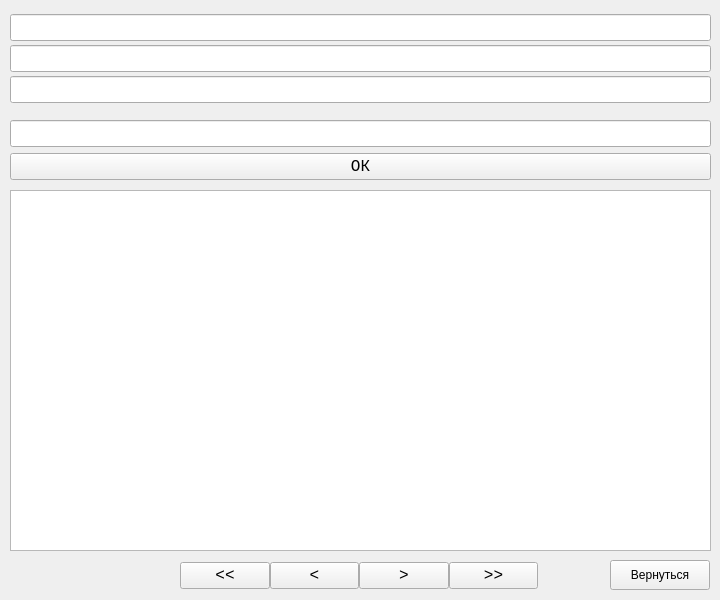
<?xml version="1.0" encoding="UTF-8"?>
<ui version="4.0">
 <class>algorithm</class>
 <widget class="QWidget" name="algorithm">
  <property name="geometry">
   <rect>
    <x>0</x>
    <y>0</y>
    <width>720</width>
    <height>600</height>
   </rect>
  </property>
  <property name="windowTitle">
   <string>Form</string>
  </property>
  <widget class="QWidget" name="verticalLayoutWidget">
   <property name="geometry">
    <rect>
     <x>10</x>
     <y>10</y>
     <width>701</width>
     <height>99</height>
    </rect>
   </property>
   <layout class="QVBoxLayout" name="Init">
    <property name="spacing">
     <number>0</number>
    </property>
    <item>
     <widget class="QLineEdit" name="str">
      <property name="font">
       <font>
        <family>Monospace</family>
        <pointsize>12</pointsize>
        <weight>75</weight>
        <italic>true</italic>
        <bold>true</bold>
       </font>
      </property>
      <property name="text">
       <string/>
      </property>
      <property name="maxLength">
       <number>59</number>
      </property>
     </widget>
    </item>
    <item>
     <widget class="QLineEdit" name="pattern">
      <property name="font">
       <font>
        <family>Monospace</family>
        <pointsize>12</pointsize>
        <weight>75</weight>
        <italic>true</italic>
        <bold>true</bold>
       </font>
      </property>
      <property name="maxLength">
       <number>59</number>
      </property>
     </widget>
    </item>
    <item>
     <widget class="QLineEdit" name="table">
      <property name="font">
       <font>
        <family>Monospace</family>
        <pointsize>12</pointsize>
        <weight>75</weight>
        <italic>false</italic>
        <bold>true</bold>
       </font>
      </property>
      <property name="maxLength">
       <number>59</number>
      </property>
      <property name="readOnly">
       <bool>true</bool>
      </property>
     </widget>
    </item>
   </layout>
  </widget>
  <widget class="QWidget" name="verticalLayoutWidget_3">
   <property name="geometry">
    <rect>
     <x>10</x>
     <y>120</y>
     <width>701</width>
     <height>62</height>
    </rect>
   </property>
   <layout class="QVBoxLayout" name="verticalLayout">
    <item>
     <widget class="QLineEdit" name="status">
      <property name="font">
       <font>
        <family>Monospace</family>
        <pointsize>12</pointsize>
        <weight>75</weight>
        <italic>false</italic>
        <bold>true</bold>
       </font>
      </property>
      <property name="maxLength">
       <number>59</number>
      </property>
      <property name="readOnly">
       <bool>true</bool>
      </property>
     </widget>
    </item>
    <item>
     <widget class="QPushButton" name="Ok">
      <property name="font">
       <font>
        <family>Monospace</family>
        <pointsize>12</pointsize>
        <weight>50</weight>
        <bold>false</bold>
       </font>
      </property>
      <property name="text">
       <string>ОК</string>
      </property>
     </widget>
    </item>
   </layout>
  </widget>
  <widget class="QTextBrowser" name="main">
   <property name="geometry">
    <rect>
     <x>10</x>
     <y>190</y>
     <width>701</width>
     <height>361</height>
    </rect>
   </property>
   <property name="font">
    <font>
     <family>Monospace</family>
     <pointsize>12</pointsize>
    </font>
   </property>
   <property name="verticalScrollBarPolicy">
    <enum>Qt::ScrollBarAsNeeded</enum>
   </property>
   <property name="horizontalScrollBarPolicy">
    <enum>Qt::ScrollBarAsNeeded</enum>
   </property>
   <property name="autoFormatting">
    <set>QTextEdit::AutoNone</set>
   </property>
   <property name="html">
    <string notr="true">&lt;!DOCTYPE HTML PUBLIC &quot;-//W3C//DTD HTML 4.0//EN&quot; &quot;http://www.w3.org/TR/REC-html40/strict.dtd&quot;&gt;
&lt;html&gt;&lt;head&gt;&lt;meta name=&quot;qrichtext&quot; content=&quot;1&quot; /&gt;&lt;style type=&quot;text/css&quot;&gt;
p, li { white-space: pre-wrap; }
&lt;/style&gt;&lt;/head&gt;&lt;body style=&quot; font-family:'Monospace'; font-size:12pt; font-weight:400; font-style:normal;&quot;&gt;
&lt;p style=&quot;-qt-paragraph-type:empty; margin-top:0px; margin-bottom:0px; margin-left:0px; margin-right:0px; -qt-block-indent:0; text-indent:0px;&quot;&gt;&lt;br /&gt;&lt;/p&gt;&lt;/body&gt;&lt;/html&gt;</string>
   </property>
  </widget>
  <widget class="QWidget" name="horizontalLayoutWidget">
   <property name="geometry">
    <rect>
     <x>180</x>
     <y>560</y>
     <width>358</width>
     <height>31</height>
    </rect>
   </property>
   <layout class="QHBoxLayout" name="horizontalLayout">
    <property name="spacing">
     <number>0</number>
    </property>
    <item>
     <widget class="QPushButton" name="b_back">
      <property name="font">
       <font>
        <family>Monospace</family>
        <pointsize>12</pointsize>
       </font>
      </property>
      <property name="text">
       <string>&lt;&lt;</string>
      </property>
     </widget>
    </item>
    <item>
     <widget class="QPushButton" name="l_back">
      <property name="font">
       <font>
        <family>Monospace</family>
        <pointsize>12</pointsize>
       </font>
      </property>
      <property name="text">
       <string>&lt;</string>
      </property>
     </widget>
    </item>
    <item>
     <widget class="QPushButton" name="l_forward">
      <property name="font">
       <font>
        <family>Monospace</family>
        <pointsize>12</pointsize>
       </font>
      </property>
      <property name="text">
       <string>&gt;</string>
      </property>
     </widget>
    </item>
    <item>
     <widget class="QPushButton" name="b_forward">
      <property name="font">
       <font>
        <family>Monospace</family>
        <pointsize>12</pointsize>
       </font>
      </property>
      <property name="text">
       <string>&gt;&gt;</string>
      </property>
     </widget>
    </item>
   </layout>
  </widget>
  <widget class="QPushButton" name="return_to">
   <property name="geometry">
    <rect>
     <x>610</x>
     <y>560</y>
     <width>100</width>
     <height>30</height>
    </rect>
   </property>
   <property name="text">
    <string>Вернуться</string>
   </property>
  </widget>
 </widget>
 <resources/>
 <connections/>
</ui>
